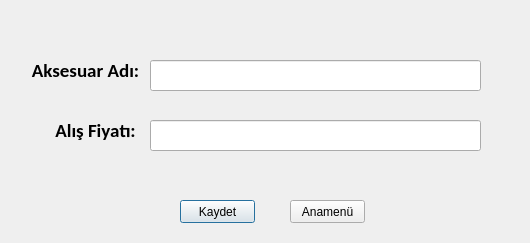
<?xml version="1.0" encoding="UTF-8"?>
<ui version="4.0">
 <class>aksesuar</class>
 <widget class="QDialog" name="aksesuar">
  <property name="geometry">
   <rect>
    <x>0</x>
    <y>0</y>
    <width>530</width>
    <height>243</height>
   </rect>
  </property>
  <property name="windowTitle">
   <string>Aksesuar Ekle</string>
  </property>
  <widget class="QLabel" name="label_5">
   <property name="geometry">
    <rect>
     <x>20</x>
     <y>50</y>
     <width>131</width>
     <height>41</height>
    </rect>
   </property>
   <property name="font">
    <font>
     <family>Calibri</family>
     <pointsize>14</pointsize>
     <weight>75</weight>
     <bold>true</bold>
    </font>
   </property>
   <property name="text">
    <string>Aksesuar Adı:</string>
   </property>
   <property name="alignment">
    <set>Qt::AlignCenter</set>
   </property>
  </widget>
  <widget class="QLabel" name="label_6">
   <property name="geometry">
    <rect>
     <x>30</x>
     <y>110</y>
     <width>131</width>
     <height>41</height>
    </rect>
   </property>
   <property name="font">
    <font>
     <family>Calibri</family>
     <pointsize>14</pointsize>
     <weight>75</weight>
     <bold>true</bold>
    </font>
   </property>
   <property name="text">
    <string>Alış Fiyatı:</string>
   </property>
   <property name="alignment">
    <set>Qt::AlignCenter</set>
   </property>
  </widget>
  <widget class="QLineEdit" name="txt_aksesuar">
   <property name="geometry">
    <rect>
     <x>150</x>
     <y>60</y>
     <width>331</width>
     <height>31</height>
    </rect>
   </property>
  </widget>
  <widget class="QLineEdit" name="txt_fiyat">
   <property name="geometry">
    <rect>
     <x>150</x>
     <y>120</y>
     <width>331</width>
     <height>31</height>
    </rect>
   </property>
  </widget>
  <widget class="QPushButton" name="btn_kaydet">
   <property name="geometry">
    <rect>
     <x>180</x>
     <y>200</y>
     <width>75</width>
     <height>23</height>
    </rect>
   </property>
   <property name="text">
    <string>Kaydet</string>
   </property>
  </widget>
  <widget class="QPushButton" name="btn_anamenu">
   <property name="geometry">
    <rect>
     <x>290</x>
     <y>200</y>
     <width>75</width>
     <height>23</height>
    </rect>
   </property>
   <property name="text">
    <string>Anamenü</string>
   </property>
  </widget>
 </widget>
 <resources/>
 <connections/>
</ui>
